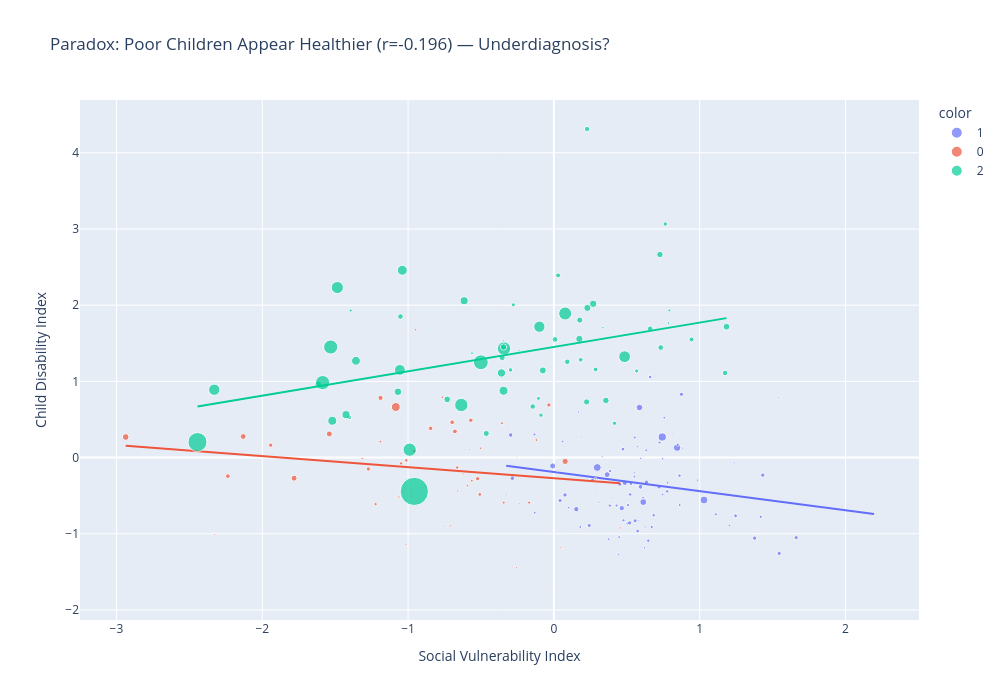

Notebook source saved alongside this figure:
### Code cell
# --- 2.3 Surprising Finding: Social vs Child Health ---

fig_child = px.scatter(
    df_work,
    x="social_index",
    y="child_health_index",
    color=df_work["cluster"].astype(str),
    size="total_population",
    hover_name="settlement_name",
    trendline="ols",
    labels={
        "social_index": "Social Vulnerability Index",
        "child_health_index": "Child Disability Index"
    },
    title="Paradox: Poor Children Appear Healthier (r=-0.196) — Underdiagnosis?"
)

fig_child.update_layout(width=1000, height=700)
fig_child.show()
